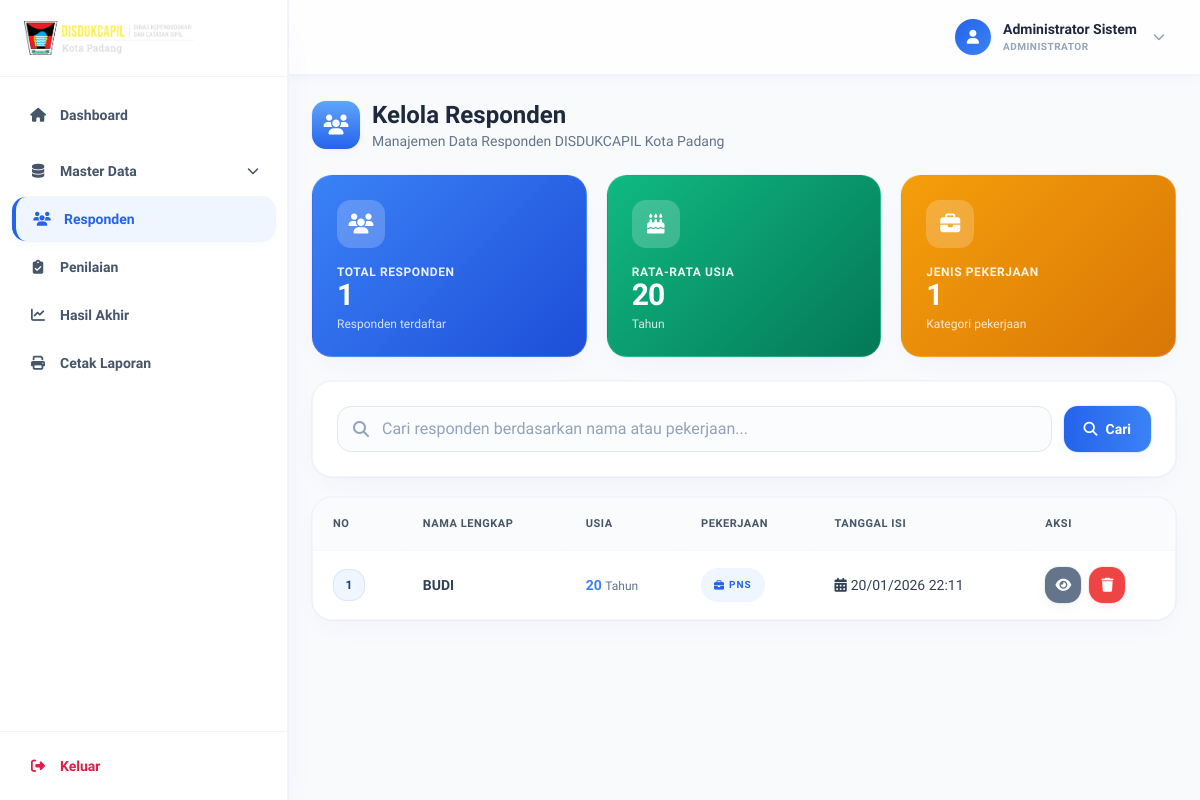
Before: /index.php?controller=responden&action=index (signed in) with the older database file.
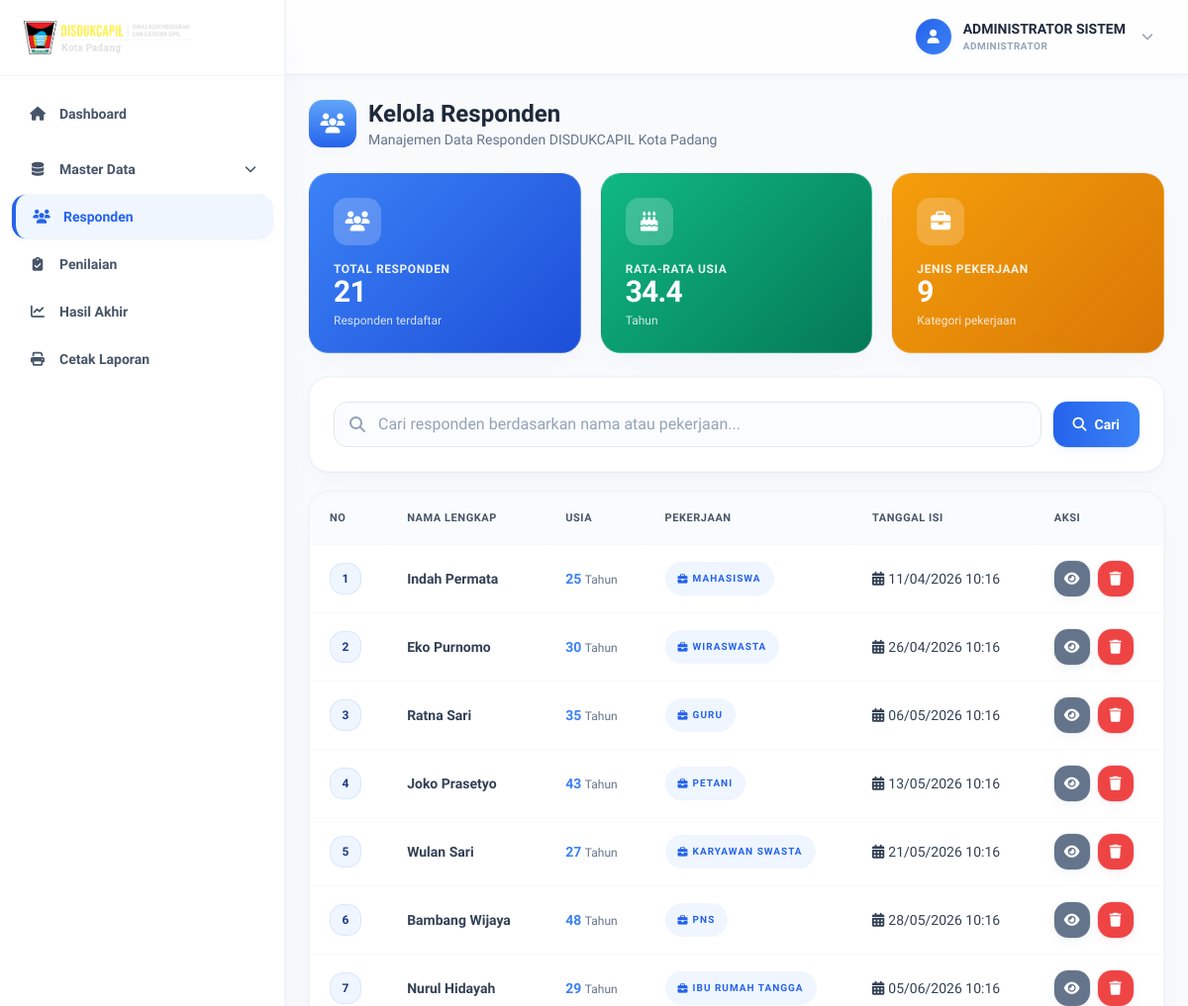
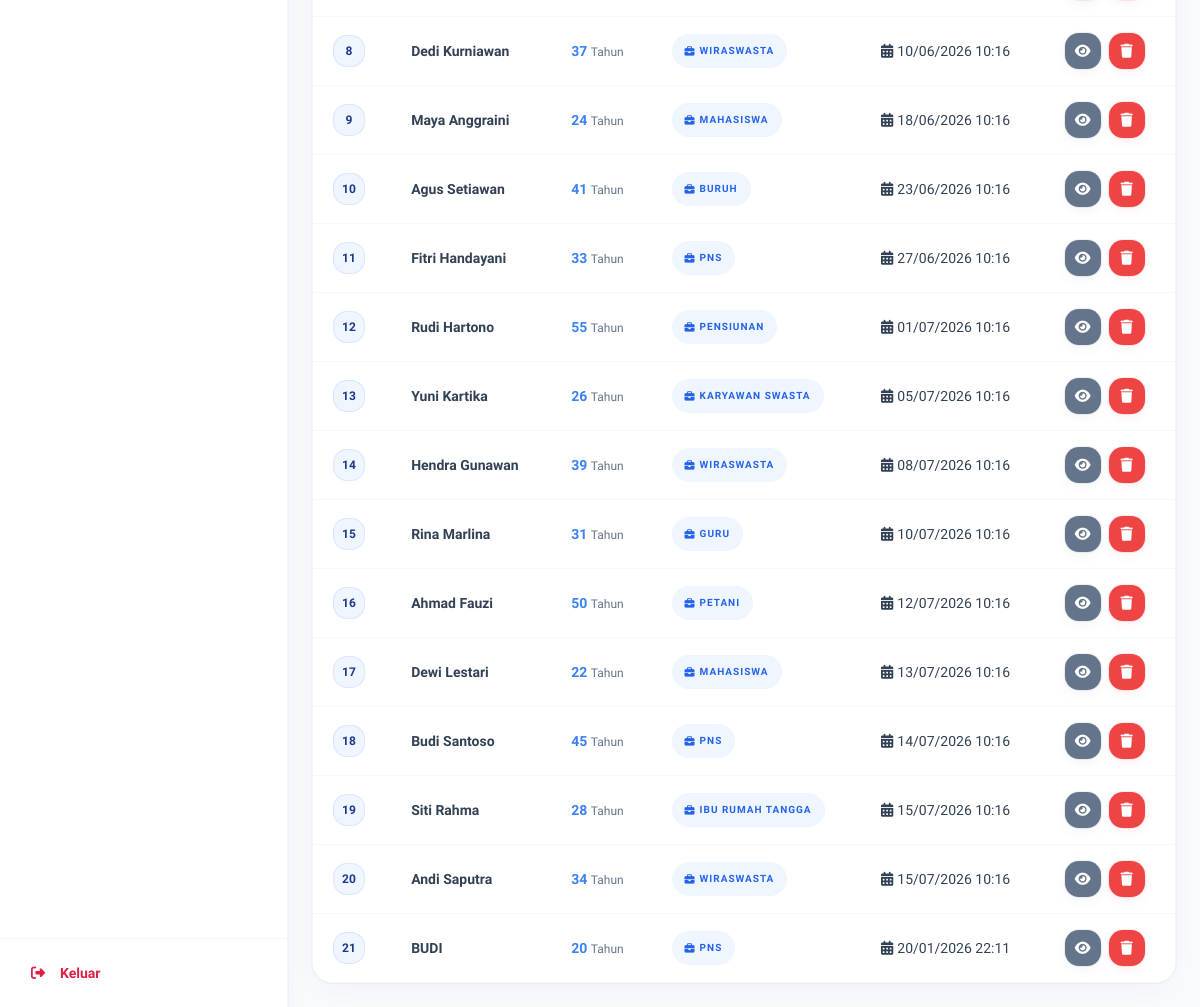
After: the same page with the newer database file (2 pictures, top to bottom).
### tables this page shows
CREATE TABLE `responden` (
  `id_responden` int NOT NULL,
  `nama_lengkap` varchar(100) DEFAULT NULL,
  `usia` int DEFAULT NULL,
  `pekerjaan` varchar(50) DEFAULT NULL,
  `tanggal_isi` datetime DEFAULT CURRENT_TIMESTAMP
);

### controllers/RespondenController.php (called while the page is built, shortened)
<?php
require_once 'models/RespondenModel.php';
class RespondenController
{
    private $respondenModel;
    public function __construct($connection)
    {
        $this->respondenModel = new RespondenModel($connection);
    }
    public function index()
    {
        $keyword = isset($_GET['keyword']) ? trim($_GET['keyword']) : '';
        if (!empty($keyword)) {
            $respondens = $this->respondenModel->search($keyword);
        } else {
            $respondens = $this->respondenModel->getAll();
        }
        $data = [
            'title' => 'Kelola Responden - DISDUKCAPIL Kota Padang',
            'page_title' => 'Kelola Data Responden',
            'respondens' => $respondens,
            'keyword' => $keyword,
            'total' => $this->respondenModel->getTotal(),
            'avg_age' => $this->respondenModel->getAverageAge(),
            'total_by_pekerjaan' => $this->respondenModel->getTotalByPekerjaan(),
            'user' => [
                'nama_lengkap' => $_SESSION['nama_lengkap'] ?? 'Admin',
                'username' => $_SESSION['username'] ?? '',
                'role' => $_SESSION['role'] ?? 'admin'
            ]
        ];
        require_once 'views/responden/index.php';
    }
}
?>

### models/RespondenModel.php (called while the page is built, shortened)
<?php
class RespondenModel
{
    public $conn;
    private $table = 'responden';
    public function __construct($connection)
    {
        $this->conn = $connection;
    }
    public function getAll()
    {
        try {
            $query = "SELECT * FROM " . $this->table . " ORDER BY id_responden DESC";
            $stmt = $this->conn->prepare($query);
            $stmt->execute();
            return $stmt->fetchAll(PDO::FETCH_ASSOC);
        } catch (PDOException $e) {
            error_log("Get all responden error: " . $e->getMessage());
            return false;
        }
    }
    public function getTotal()
    {
        try {
            $query = "SELECT COUNT(*) as total FROM " . $this->table;
            $stmt = $this->conn->prepare($query);
            $stmt->execute();
            $result = $stmt->fetch(PDO::FETCH_ASSOC);
            return $result['total'];
        } catch (PDOException $e) {
            error_log("Get total responden error: " . $e->getMessage());
            return 0;
        }
    }
    public function getTotalByPekerjaan()
    {
        try {
            $query = "SELECT pekerjaan, COUNT(*) as total
                     FROM " . $this->table . "
                     GROUP BY pekerjaan
                     ORDER BY total DESC";
            $stmt = $this->conn->prepare($query);
            $stmt->execute();
            return $stmt->fetchAll(PDO::FETCH_ASSOC);
        } catch (PDOException $e) {
            error_log("Get total by pekerjaan error: " . $e->getMessage());
            return [];
        }
    }
    public function getAverageAge()
    {
        try {
            $query = "SELECT AVG(usia) as avg_age FROM " . $this->table;
            $stmt = $this->conn->prepare($query);
            $stmt->execute();
            $result = $stmt->fetch(PDO::FETCH_ASSOC);
            return $result['avg_age'] ? round($result['avg_age'], 1) : 0;
        } catch (PDOException $e) {
            error_log("Get average age error: " . $e->getMessage());
            return 0;
        }
    }
}
?>

### views/responden/index.php (the view, shortened to what the changed rows need)
<?php include('template/layout_admin_head.php'); ?>
<?php include('template/layout_admin_chrome.php'); ?>
<div class="flex items-center gap-3 mb-6">
  <div class="flex h-12 w-12 items-center justify-center rounded-gov bg-gradient-to-b from-gov-blue-600 to-gov-blue-800 text-white text-xl shadow-soft-raised-sm">
    <i class="fas fa-users"></i>
  </div>
  <div>
    <h1 class="text-2xl font-bold text-slate-800">Kelola Responden</h1>
    <p class="text-slate-500 text-sm">Manajemen Data Responden DISDUKCAPIL Kota Padang</p>
  </div>
</div>
<div class="grid grid-cols-1 sm:grid-cols-3 gap-5 mb-6">
  <div class="card-gov-stat card-gov-stat-blue">
    <div class="card-gov-stat-icon"><i class="fas fa-users"></i></div>
    <p class="card-gov-stat-label">Total Responden</p>
    <p class="card-gov-stat-value"><?= $data['total'] ?? 0 ?></p>
    <p class="card-gov-stat-sub">Responden terdaftar</p>
  </div>
  <div class="card-gov-stat card-gov-stat-green">
    <div class="card-gov-stat-icon"><i class="fas fa-birthday-cake"></i></div>
    <p class="card-gov-stat-label">Rata-rata Usia</p>
    <p class="card-gov-stat-value"><?= $data['avg_age'] ?? 0 ?></p>
    <p class="card-gov-stat-sub">Tahun</p>
  </div>
  <div class="card-gov-stat card-gov-stat-gold">
    <div class="card-gov-stat-icon"><i class="fas fa-briefcase"></i></div>
    <p class="card-gov-stat-label">Jenis Pekerjaan</p>
    <p class="card-gov-stat-value"><?= count($data['total_by_pekerjaan'] ?? []) ?></p>
    <p class="card-gov-stat-sub">Kategori pekerjaan</p>
  </div>
</div>
<div class="search-gov-wrap">
  <form method="GET" action="index.php?controller=responden&action=index" class="flex flex-col sm:flex-row gap-3 w-full">
    <div class="relative flex-1">
      <i class="fas fa-search absolute left-4 top-1/2 -translate-y-1/2 text-slate-400"></i>
      <input type="text" name="keyword" class="input-gov !pl-11" placeholder="Cari responden berdasarkan nama atau pekerjaan..." value="<?= htmlspecialchars($data['keyword'] ?? '') ?>">
    </div>
    <button type="submit" class="btn-gov-primary"><i class="fas fa-search"></i> Cari</button>
  </form>
</div>
<div class="table-gov-wrap">
  <div class="table-gov-scroll">
    <table class="table-gov">
      <thead><tr><th>No</th><th>Nama Lengkap</th><th>Usia</th><th>Pekerjaan</th><th>Tanggal Isi</th><th>Aksi</th></tr></thead>
      <tbody>
        <?php if (!empty($data['respondens'])): ?>
          <?php $no = 1; foreach ($data['respondens'] as $responden): ?>
            <tr>
              <td><span class="row-number-gov"><?= $no++ ?></span></td>
              <td class="font-semibold text-slate-800"><?= htmlspecialchars($responden['nama_lengkap']) ?></td>
              <td><span class="font-bold text-gov-blue-700"><?= $responden['usia'] ?></span> <span class="text-xs text-slate-500">Tahun</span></td>
              <td><span class="badge-gov-primary"><i class="fas fa-briefcase"></i> <?= htmlspecialchars($responden['pekerjaan']) ?></span></td>
              <td class="text-sm text-slate-500"><i class="fas fa-calendar-alt mr-1"></i><?= date('d/m/Y H:i', strtotime($responden['tanggal_isi'])) ?></td>
              <td>
                <div class="flex gap-2">
                  <a href="index.php?controller=responden&action=detail&id=<?= $responden['id_responden'] ?>" class="btn-gov-icon-view" title="Lihat Detail"><i class="fas fa-eye"></i></a>
                  <button onclick="govConfirmDelete('index.php?controller=responden&action=delete&id=<?= $responden['id_responden'] ?>', {text:'Data responden dan semua penilaiannya akan dihapus secara permanen!'})" class="btn-gov-icon-delete" title="Hapus"><i class="fas fa-trash"></i></button>
                </div>
              </td>
            </tr>
          <?php endforeach; ?>
        <?php endif; ?>
      </tbody>
    </table>
  </div>
</div>
<?php include('template/layout_admin_foot.php'); ?>

### template/layout_admin_chrome.php (shortened to what the changed rows need)
<?php
$nama = isset($_SESSION['nama_lengkap']) ? $_SESSION['nama_lengkap'] : (isset($_SESSION['username']) ? $_SESSION['username'] : 'Pengguna');
$userRole = isset($_SESSION['role']) ? $_SESSION['role'] : 'guest';
$roleDisplay = 'Guest';
if ($userRole === 'admin') {
    $roleDisplay = 'Administrator';
} elseif ($userRole === 'kepala_dinas') {
    $roleDisplay = 'Kepala Dinas';
} elseif ($userRole === 'staff') {
    $roleDisplay = 'Staff';
}
function isActive($controller, $action = null)
{
    $currentController = isset($_GET['controller']) ? $_GET['controller'] : '';
    $currentAction = isset($_GET['action']) ? $_GET['action'] : '';
    if ($action === null) {
        return $currentController === $controller;
    }
    return $currentController === $controller && $currentAction === $action;
}
function hasRole($allowedRoles)
{
    $userRole = isset($_SESSION['role']) ? $_SESSION['role'] : 'guest';
    if (!is_array($allowedRoles)) {
        $allowedRoles = [$allowedRoles];
    }
    return in_array($userRole, $allowedRoles);
}
function getDashboardUrl()
{
    $role = isset($_SESSION['role']) ? $_SESSION['role'] : '';
    switch ($role) {
        case 'admin':
            return 'index.php?controller=admin&action=index';
    }
}
$logoutUrl = 'index.php?controller=' . ($_SESSION['role'] ?? 'auth') . '&action=logout';
?>
<aside id="sidebar"
       class="fixed inset-y-0 left-0 z-40 w-72 -translate-x-full lg:translate-x-0 transition-transform duration-300
              bg-white border-r border-slate-100 text-slate-700 flex flex-col shadow-soft-raised-lg">
  <div class="flex items-center gap-3 px-6 py-5 border-b border-slate-100">
    <img src="assets/images/logo-nonpdf.png" alt="Logo DISDUKCAPIL Kota Padang" class="h-9 w-auto object-contain max-w-[170px]">
  </div>
  <nav class="flex-1 overflow-y-auto px-3 py-4 space-y-1">
    <?php if (hasRole(['admin', 'kepala_dinas', 'staff'])): ?>
      <a href="<?= getDashboardUrl(); ?>"
         class="flex items-center gap-3 px-4 py-3 rounded-gov text-sm font-semibold min-h-[44px] transition-all duration-200
                <?= (isActive('admin') || isActive('kepalaDinas') || isActive('staff')) ? 'bg-gov-blue-100 text-gov-blue-800 border-l-4 border-gov-blue-800 shadow-soft-raised-sm' : 'text-slate-600 hover:bg-slate-50 hover:text-slate-900' ?>">
        <i class="fas fa-home w-5 text-center"></i>
        <span>Dashboard</span>
      </a>
    <?php endif; ?>
    <?php if (hasRole('admin')): ?>
      <div class="pt-2">
        <button type="button" onclick="this.nextElementSibling.classList.toggle('hidden'); this.querySelector('.chev').classList.toggle('rotate-180')"
                class="w-full flex items-center gap-3 px-4 py-3 rounded-gov text-sm font-semibold min-h-[44px] text-slate-600 hover:bg-slate-50 hover:text-slate-900 transition-colors">
          <i class="fas fa-database w-5 text-center"></i>
          <span>Master Data</span>
          <i class="fas fa-chevron-down chev ml-auto text-xs transition-transform"></i>
        </button>
      </div>
      <a href="index.php?controller=responden&action=index"
         class="flex items-center gap-3 px-4 py-3 rounded-gov text-sm font-semibold min-h-[44px] transition-all duration-200
                <?= isActive('responden') ? 'bg-gov-blue-100 text-gov-blue-800 border-l-4 border-gov-blue-800 shadow-soft-raised-sm' : 'text-slate-600 hover:bg-slate-50 hover:text-slate-900' ?>">
        <i class="fas fa-users w-5 text-center"></i>
        <span>Responden</span>
      </a>
      <a href="index.php?controller=penilaian&action=index"
         class="flex items-center gap-3 px-4 py-3 rounded-gov text-sm font-semibold min-h-[44px] transition-all duration-200
                <?= isActive('penilaian') ? 'bg-gov-blue-100 text-gov-blue-800 border-l-4 border-gov-blue-800 shadow-soft-raised-sm' : 'text-slate-600 hover:bg-slate-50 hover:text-slate-900' ?>">
        <i class="fas fa-clipboard-check w-5 text-center"></i>
        <span>Penilaian</span>
      </a>
      <a href="index.php?controller=hasil&action=index"
         class="flex items-center gap-3 px-4 py-3 rounded-gov text-sm font-semibold min-h-[44px] transition-all duration-200
                <?= isActive('hasil') ? 'bg-gov-blue-100 text-gov-blue-800 border-l-4 border-gov-blue-800 shadow-soft-raised-sm' : 'text-slate-600 hover:bg-slate-50 hover:text-slate-900' ?>">
        <i class="fas fa-chart-line w-5 text-center"></i>
        <span>Hasil Akhir</span>
      </a>
      <a href="index.php?controller=cetak&action=index"
         class="flex items-center gap-3 px-4 py-3 rounded-gov text-sm font-semibold min-h-[44px] transition-all duration-200
                <?= isActive('cetak') ? 'bg-gov-blue-100 text-gov-blue-800 border-l-4 border-gov-blue-800 shadow-soft-raised-sm' : 'text-slate-600 hover:bg-slate-50 hover:text-slate-900' ?>">
        <i class="fas fa-print w-5 text-center"></i>
        <span>Cetak Laporan</span>
      </a>
    <?php endif; ?>
  </nav>
  <?php if (hasRole(['admin', 'kepala_dinas', 'staff'])): ?>
    <div class="p-3 border-t border-slate-100">
      <a href="#" onclick="event.preventDefault(); govConfirmLogout('<?= $logoutUrl ?>')"
         class="flex items-center gap-3 px-4 py-3 rounded-gov text-sm font-semibold min-h-[44px] text-rose-600 hover:bg-rose-50 hover:text-rose-700 transition-colors">
        <i class="fas fa-sign-out-alt w-5 text-center"></i>
        <span>Keluar</span>
      </a>
    </div>
  <?php endif; ?>
</aside>
<div class="flex-1 flex flex-col min-w-0 lg:pl-72">
  <header class="sticky top-0 z-20 flex items-center gap-4 bg-white/80 backdrop-blur-md border-b border-slate-100 px-4 sm:px-6 py-3 shadow-soft-raised-sm">
    <div class="relative" id="userMenuWrapper">
      <button id="userMenuButton" type="button" class="flex items-center gap-3 rounded-gov px-2.5 py-1.5 hover:bg-slate-50 border border-transparent hover:border-slate-100 transition-all min-h-[44px]">
        <div class="h-9 w-9 rounded-full bg-gradient-to-br from-gov-blue-800 to-gov-blue-700 flex items-center justify-center text-white shadow-soft-raised-sm">
          <i class="fas fa-user text-sm"></i>
        </div>
        <div class="hidden sm:block text-left">
          <p class="text-sm font-bold text-slate-800 leading-tight"><?= htmlspecialchars($nama) ?></p>
          <p class="text-[10px] text-slate-400 leading-tight uppercase font-extrabold tracking-wider mt-0.5"><?= htmlspecialchars($roleDisplay) ?></p>
        </div>
        <i class="fas fa-chevron-down text-xs text-slate-400 ml-1"></i>
      </button>
    </div>
  </header>
  <main class="flex-1 px-4 sm:px-6 py-6">

Changed rows visible on the page:
added responden: nama_lengkap "Indah Permata", usia "25", pekerjaan "MAHASISWA", tanggal_isi "11/04/2026 10:16"
added responden: nama_lengkap "Eko Purnomo", usia "30", pekerjaan "WIRASWASTA", tanggal_isi "26/04/2026 10:16"
added responden: nama_lengkap "Ratna Sari", usia "35", pekerjaan "GURU", tanggal_isi "06/05/2026 10:16"
added responden: nama_lengkap "Joko Prasetyo", usia "43", pekerjaan "PETANI", tanggal_isi "13/05/2026 10:16"
added responden: nama_lengkap "Wulan Sari", usia "27", pekerjaan "KARYAWAN SWASTA", tanggal_isi "21/05/2026 10:16"
added responden: nama_lengkap "Bambang Wijaya", usia "48", pekerjaan "PNS", tanggal_isi "28/05/2026 10:16"
added responden: nama_lengkap "Nurul Hidayah", usia "29", pekerjaan "IBU RUMAH TANGGA", tanggal_isi "05/06/2026 10:16"
added responden: nama_lengkap "Dedi Kurniawan", usia "37", pekerjaan "WIRASWASTA", tanggal_isi "10/06/2026 10:16"
added responden: nama_lengkap "Maya Anggraini", usia "24", pekerjaan "MAHASISWA", tanggal_isi "18/06/2026 10:16"
added responden: nama_lengkap "Agus Setiawan", usia "41", pekerjaan "BURUH", tanggal_isi "23/06/2026 10:16"
added responden: nama_lengkap "Fitri Handayani", usia "33", pekerjaan "PNS", tanggal_isi "27/06/2026 10:16"
added responden: nama_lengkap "Rudi Hartono", usia "55", pekerjaan "PENSIUNAN", tanggal_isi "01/07/2026 10:16"
added responden: nama_lengkap "Yuni Kartika", usia "26", pekerjaan "KARYAWAN SWASTA", tanggal_isi "05/07/2026 10:16"
added responden: nama_lengkap "Hendra Gunawan", usia "39", pekerjaan "WIRASWASTA", tanggal_isi "08/07/2026 10:16"
added responden: nama_lengkap "Rina Marlina", usia "31", pekerjaan "GURU", tanggal_isi "10/07/2026 10:16"
added responden: nama_lengkap "Ahmad Fauzi", usia "50", pekerjaan "PETANI", tanggal_isi "12/07/2026 10:16"
added responden: nama_lengkap "Dewi Lestari", usia "22", pekerjaan "MAHASISWA", tanggal_isi "13/07/2026 10:16"
added responden: nama_lengkap "Budi Santoso", usia "45", pekerjaan "PNS", tanggal_isi "14/07/2026 10:16"
added responden: nama_lengkap "Siti Rahma", usia "28", pekerjaan "IBU RUMAH TANGGA", tanggal_isi "15/07/2026 10:16"
added responden: nama_lengkap "Andi Saputra", usia "34", pekerjaan "WIRASWASTA", tanggal_isi "15/07/2026 10:16"
Other visible differences:
$nama: "Administrator Sistem" → "ADMINISTRATOR SISTEM"
$data['total']: "1" → "21"
$data['avg_age']: "20" → "34.4"
count($data['total_by_pekerjaan'] ?? []): "1" → "9"
